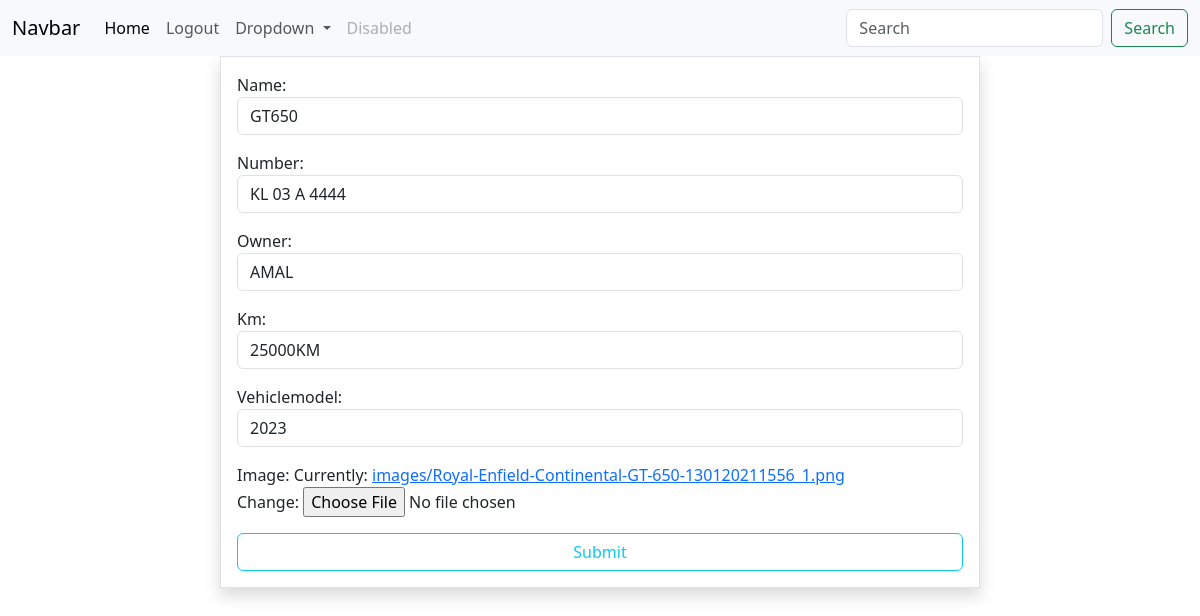
The page /vehicles/16/change on the database its author committed.
### olx/models.py (models this page shows, shortened)
class Vehicles(models.Model):
    name=models.CharField(max_length=200)
    number=models.CharField(max_length=30)
    owner=models.CharField(max_length=20)
    km=models.CharField(max_length=20)
    vehiclemodel=models.CharField(max_length=4)
    image=models.ImageField(upload_to="images",null=True)

### olx/views.py (the view, shortened to what this page needs)
# urls.py: path("vehicles/<int:pk>/change",VehicleUpdateView.as_view(),name="vehi-change"),
class VehicleUpdateView(View):
    def get(self,request,*args,**kwargs):
        id=kwargs.get("pk")
        obj=Vehicles.objects.get(id=id)
        form=VehicleCreateForm(instance=obj)
        return render(request,"vehicle_edit.html",{"form":form})

### olx/forms.py
class VehicleCreateForm(forms.ModelForm):
    class Meta:
        model=Vehicles
        fields="__all__"
        widgets={
            "name":forms.TextInput(attrs={"class":"form-control"}),
            "number":forms.TextInput(attrs={"class":"form-control"}),
            "owner":forms.TextInput(attrs={"class":"form-control"}),
            "km":forms.TextInput(attrs={"class":"form-control"}),
            "vehiclemodel":forms.TextInput(attrs={"class":"form-control"})
        }

### olx/templates/vehicle_edit.html (shortened to what this page needs)
{%extends 'base.html'%}
{%block body_block%}
<div class="container">
    <div class="row">
        <div class="col-2"></div>
        <div class="col-8 p-3 border shadow">
            <form action="" method="post" enctype="multipart/form-data">
                {{form.as_p}}
                <input type="submit" class="btn btn-outline-info form-control">
                </form>
        </div>
        <div class="col-2"></div>
    </div>
</div>
{%endblock%}

### rows shown on the page
Vehicles: name "GT650", number "KL 03 A 4444", owner "AMAL", km "25000KM", vehiclemodel "2023"
